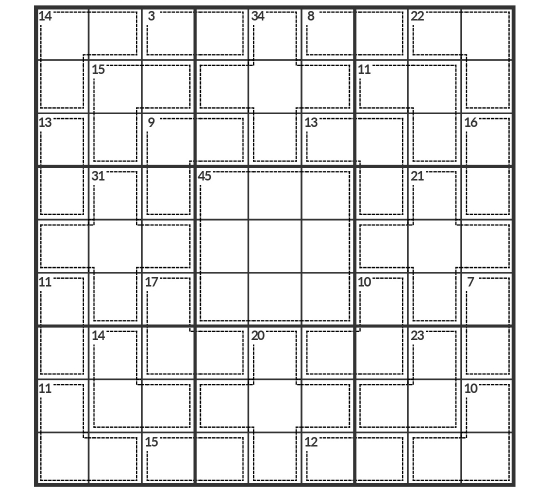
#> input picture test.jpg, 1098 x 1001 px (shown at 1/2 size)
$ python bitcheck_dump.py ../../test.jpg
#> lines starting #> are read from the running program, lines starting #| are printed output that depends on the picture; after the words box and inside, x2 and y2 are one past the last pixel; in counts of white or black regions, pixels touching at a corner belong together
#> (reads killer_sudoku/data/num_recogniser.npz from the repository)
### killer_sudoku/image/grid_location.py
"""Grid location functions for killer sudoku puzzle images.

Uses contour detection to locate the 9x9 sudoku grid in a photograph,
returning the four corner points for perspective transform.
"""

import logging
from pathlib import Path
from typing import Any

import cv2
import numpy as np
import numpy.typing as npt

from killer_sudoku.image.config import GridLocationConfig

_log = logging.getLogger(__name__)


def get_gry_img(
    f: Path,
    resolution: int,
) -> tuple[npt.NDArray[np.uint8], npt.NDArray[np.uint8]]:
    """Read a puzzle image file and prepare it for grid detection.

    Scales the image up until it meets the minimum resolution, then adds a
    black border to ensure contours near image edges are fully enclosed.

    Args:
        f: Path to the image file.
        resolution: Minimum pixel dimension required (9 * subres).

    Returns:
        (gry, img) — grayscale image and original BGR image with black border.
    """
#> called with resolution = 1152
    raw = cv2.imread(str(f))
#> raw is the input picture: shape (1001, 1098, 3); min 0, max 255, mean 228.2
    if raw is None:
        raise FileNotFoundError(f"Could not read image: {f}")
    imga: npt.NDArray[np.uint8] = np.asarray(raw, dtype=np.uint8)
    while imga.shape[0] < resolution or imga.shape[1] < resolution:
        imga = np.asarray(cv2.pyrUp(imga), dtype=np.uint8)
#> this loop made 1 pass
#> pass 1, in get_gry_img, `imga = np.asarray(cv2.pyrUp(imga), dtype=np.uint8)`:
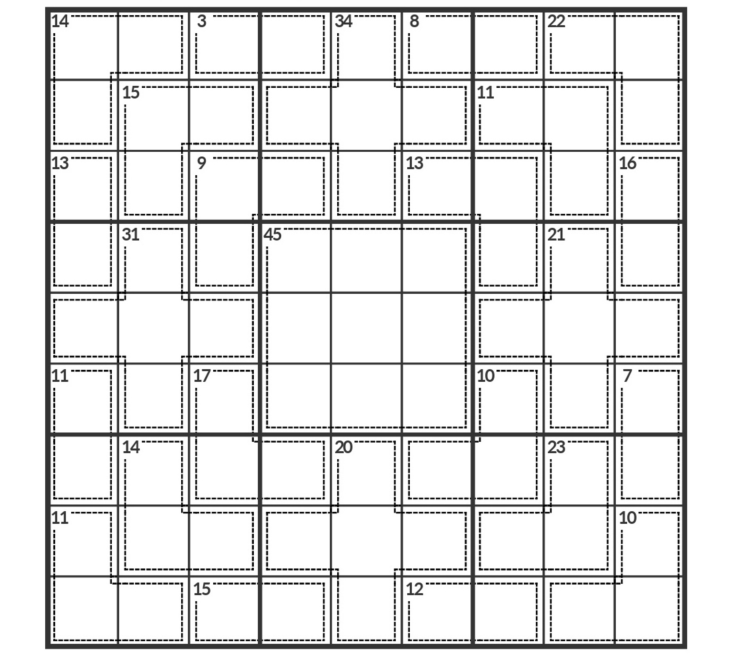
#> imga: shape (2002, 2196, 3) (shown at 1/3 size); min 0, max 255, mean 228.2
    blank = np.zeros((imga.shape[0] + 6, imga.shape[1] + 6, 3), np.uint8)
    img: npt.NDArray[np.uint8] = np.asarray(cv2.bitwise_not(blank), dtype=np.uint8)
#> blank: shape (2008, 2202, 3); every value is 0
    img[3 : 3 + imga.shape[0], 3 : imga.shape[1] + 3] = imga
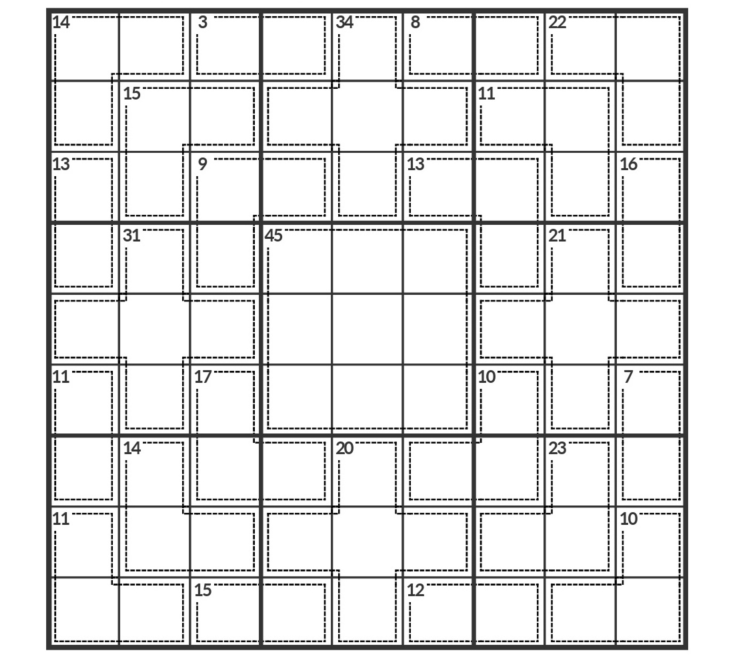
#> img: shape (2008, 2202, 3) (shown at 1/3 size); min 0, max 255, mean 228.4
    gry: npt.NDArray[np.uint8] = np.asarray(
        cv2.cvtColor(img, cv2.COLOR_BGR2GRAY), dtype=np.uint8
    )
    return gry, img


def _contour_quad(
    blk: npt.NDArray[np.uint8],
    min_aspect: float = 0.5,
) -> npt.NDArray[np.float32] | None:
    """Find the grid rectangle via contour detection.

    Finds all external contours in the binary image, then scans the largest
    ones for a quadrilateral with approximately square aspect ratio.  The
    outer border of the grid is a thick continuous rectangle and is typically
    the largest connected dark region in the image.

    Corner ordering follows cv2.getPerspectiveTransform convention:
    rect[0]=TL, rect[1]=TR, rect[2]=BR, rect[3]=BL.  Corners are sorted by
    the sum (x+y) and difference (y-x) of their coordinates:
    TL has the smallest sum, BR the largest, TR the smallest difference,
    and BL the largest difference.

    Returns None when no suitable quadrilateral is found (e.g. the outer
    border has gaps, or a large non-grid dark region dominates the image).

    Args:
        blk: Binary image (255 = dark/candidate pixels, 0 = background).
        min_aspect: Minimum short-side / long-side ratio to accept as valid.

    Returns:
        (4, 2) float32 corner array [TL, TR, BR, BL], or None if not found.
    """
    contours_raw: Any
    contours_raw, _ = cv2.findContours(blk, cv2.RETR_EXTERNAL, cv2.CHAIN_APPROX_SIMPLE)
    contours: list[Any] = sorted(contours_raw, key=cv2.contourArea, reverse=True)
    for c in contours[:10]:
        peri = cv2.arcLength(c, True)
        approx: Any = cv2.approxPolyDP(c, 0.02 * peri, True)
        if len(approx) != 4:
            continue
        pts: npt.NDArray[np.float32] = np.asarray(approx, dtype=np.float32).reshape(
            4, 2
        )
        s = pts.sum(axis=1)
        d = np.diff(pts, axis=1).ravel()  # y - x per point
        rect = np.zeros((4, 2), dtype=np.float32)
        rect[0] = pts[int(np.argmin(s))]  # TL: smallest x+y
        rect[1] = pts[int(np.argmin(d))]  # TR: smallest y-x (= largest x-y)
        rect[2] = pts[int(np.argmax(s))]  # BR: largest x+y
        rect[3] = pts[int(np.argmax(d))]  # BL: largest y-x
        w = float(np.linalg.norm(rect[1] - rect[0]))
        h = float(np.linalg.norm(rect[3] - rect[0]))
        if max(w, h) > 0 and min(w, h) / max(w, h) >= min_aspect:
            return rect
    return None


def locate_grid(
    gry: npt.NDArray[np.uint8],
    config: GridLocationConfig,
) -> tuple[npt.NDArray[np.uint8], npt.NDArray[np.float32]]:
    """Locate the sudoku grid in a grayscale image via contour detection.

    Thresholds the image and finds the largest quadrilateral contour.
    The outer border of the grid is a thick continuous rectangle and is
    reliably the largest connected dark region in the image, even when
    the grid occupies only a portion of the frame (e.g. portrait images
    where the puzzle sits in the upper half of the newspaper page).

    Returns (blk, rect) where blk is the thresholded binary image and rect is
    a (4, 2) float32 array of corner coordinates in the source image ordered
    [TL, TR, BR, BL] for use with cv2.getPerspectiveTransform.

    Args:
        gry: Grayscale source image.
        config: Grid location parameters.

    Raises:
        AssertionError: if the contour strategy cannot locate a quadrilateral.
    """
    blk_detect = np.reshape(np.ravel(gry), (-1, 1))
    counts: npt.NDArray[np.intp]
    bins: npt.NDArray[np.float64]
    counts, bins = np.histogram(blk_detect, bins=range(0, 257, 16))
#> counts = [23764, 28683, 26147, 243404, 86543, 19490, 28944, 33510, 33628, 53457, 25152, 46228, 29626, 40287, 108446, 3594307]; bins = 17 values from 0 to 256

    # Walk histogram bins from the bright end, stopping when count rises,
    # to identify the darkest significant tone (the grid lines).
    cm = int(np.sum(counts))
#> cm = 4421616
    isblack = 256
    for c, b in zip(reversed(counts.tolist()), reversed(bins.tolist()), strict=False):
        if c < cm:
            cm = c
            isblack = int(b)
        else:
            break
#> this loop made 5 passes
#> (c, b, cm, isblack) on passes 1 to 4: (3594307, 256, 3594307, 256), (108446, 240, 108446, 240), (40287, 224, 40287, 224), (29626, 208, 29626, 208)
#> after the loop, cm = 29626; isblack = 208
    isblack -= config.isblack_offset
#> isblack = 152

    blk: npt.NDArray[np.uint8] = np.asarray(
        cv2.inRange(np.asarray(gry), np.array([0]), np.array([isblack])), dtype=np.uint8
    )
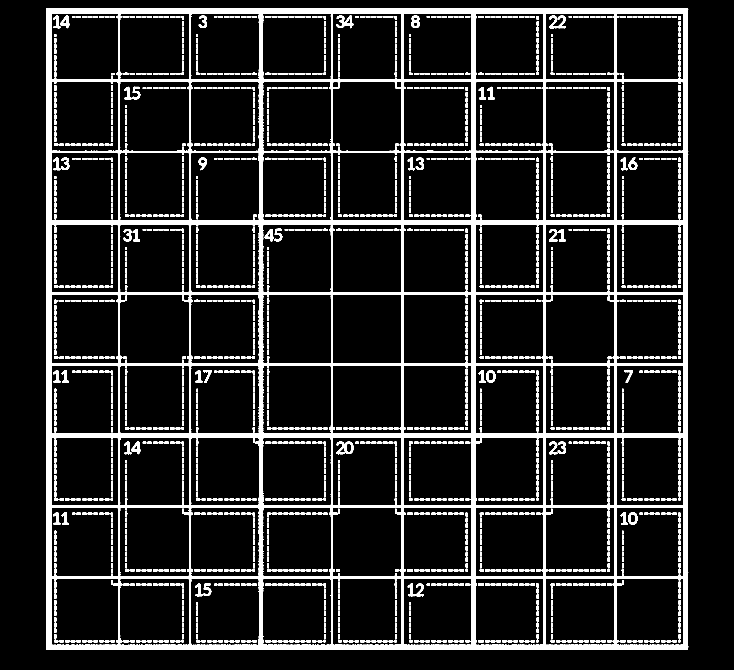
#> blk: shape (2008, 2202) (shown at 1/3 size); 12.1% white; 2048 white regions

    rect = _contour_quad(blk)
#> in _contour_quad, `contours_raw, _ = cv2.findContours(blk, cv2.RETR_EXTERNAL, cv2.CHAIN_A..`: contours_raw = 1 contour; box (x1, y1, x2, y2) and area: (138, 24, 2065, 1950) 3703715
#> in _contour_quad, `contours: list[Any] = sorted(contours_raw, key=cv2.contourArea, revers..`: contours has the same summary as contours_raw
#> the loop in _contour_quad, `for c in contours[:10]:` made 1 pass
#> (peri, pts, s, d, w, h) on pass 1: (7704.6, [[139, 24], [139, 1949], [2063, 1949], [2063, 24]], [163, 2088, 4012, 2087], [-115, 1810, -114, -2039], 1924, 1925)
#> rect = [[139, 24], [2063, 24], [2063, 1949], [139, 1949]]
    assert rect is not None, "locate_grid: no quadrilateral contour found"
    _log.debug("locate_grid: contour strategy succeeded")
    return blk, rect

### killer_sudoku/image/inp_image.py
"""Killer sudoku puzzle image parser.

PicInfo stores the extracted puzzle data (grid corners, border arrays, cage totals).
InpImage reads a puzzle image file, runs the grid location and border/number
detection pipeline, and populates a PicInfo.
"""

import dataclasses
import logging
import pickle as pk
from importlib.resources import files
from pathlib import Path
from typing import Any, Literal

import cv2
import numpy as np
import numpy.typing as npt

from killer_sudoku.image.border_clustering import (
    BoundaryKind,
    boundary_kind,
    cluster_borders,
)
from killer_sudoku.image.cell_scan import (
    detect_puzzle_type,
    detect_rotation,
    scan_cells,
)
from killer_sudoku.image.config import ImagePipelineConfig
from killer_sudoku.image.grid_location import get_gry_img, locate_grid
from killer_sudoku.image.number_recognition import (
    CayenneNumber,
    NumberSource,
    contour_hier,
    get_num_contours,
    load_number_recogniser_stream,
    read_classic_digits,
    split_num,
)
from killer_sudoku.image.validation import validate_cage_layout
from killer_sudoku.solver.grid import ProcessingError
from killer_sudoku.solver.puzzle_spec import PuzzleSpec

_log = logging.getLogger(__name__)


@dataclasses.dataclass
class PicInfo:
    """Extracted puzzle data from a single image.

    Attributes:
        grid: Four corner points (4, 2) float32 for perspective transform.
        border_x: (9, 8) bool array representing horizontal inter-cell borders.
        border_y: (8, 9) bool array representing vertical inter-cell borders.
        cage_totals: (9, 9) int array of cage total per cell (0 = not a cage head).
        brdrs: (9, 9, 4) bool array of [up, right, down, left] border flags per cell.
    """

    grid: npt.NDArray[np.float32] = dataclasses.field(
        default_factory=lambda: np.zeros((4, 2), np.float32)
    )
    border_x: npt.NDArray[np.bool_] = dataclasses.field(
        default_factory=lambda: np.zeros((9, 8), bool)
    )
    border_y: npt.NDArray[np.bool_] = dataclasses.field(
        default_factory=lambda: np.zeros((8, 9), bool)
    )
    cage_totals: npt.NDArray[np.intp] = dataclasses.field(
        default_factory=lambda: np.zeros((9, 9), dtype=np.intp)
    )
    brdrs: npt.NDArray[np.bool_] = dataclasses.field(
        default_factory=lambda: np.full((9, 9, 4), True, dtype=bool)
    )


class InpImage:
    """Parses a killer sudoku puzzle image into structured cage data.

    Dependencies (num_recogniser) are passed explicitly, enabling lazy
    initialisation and clean testability.  Use the static factory method
    make_num_recogniser for production use.

    Border detection uses the format-agnostic anchored-clustering pipeline
    (Stages 3 + 4) exclusively — no trained border model is required.

    No module-level side effects: model loading is deferred to the factory method.
    """

    def __init__(
        self,
        filepath: Path,
        config: ImagePipelineConfig,
        num_recogniser: NumberSource,
    ) -> None:
        """Parse a puzzle image file and populate self.info with extracted data.

        Checks for a cached .jpk file alongside the image; if found and rework
        is False, loads from cache. Otherwise runs the full pipeline: grid
        location, border identification, and number recognition.

        Validation errors (invalid cage layout, digit extraction failures) are
        stored in self.spec_error rather than raised; callers must check
        self.spec_error is None before using self.spec.

        Args:
            filepath: Path to the puzzle image file.
            config: Pipeline configuration (resolution, thresholds).
            num_recogniser: Trained digit classifier.

        Raises:
            AssertionError: if grid lines or intersections cannot be found
                (no useful data has been extracted).
        """
        resolution = config.resolution
        subres = config.subres

        gry, img = get_gry_img(filepath, resolution)
        self.gry: npt.NDArray[np.uint8] = gry
        self.img: npt.NDArray[np.uint8] = img
        # Diagnostic attributes — overwritten with live values in the killer path;
        # default to 0/False when loaded from cache or when the classic path is taken.
        self.ink_density: float = 0.0
        self.fallback_used: bool = False
        self.total_sum: int = 0
        self.connectivity_score: int = 0

        jpk = filepath.with_suffix(".jpk")
        if not config.rework and jpk.exists():
            self.info: PicInfo = InpImage.load_cached(jpk)
            dst_size_cached = np.array(
                [
                    [0, 0],
                    [resolution - 1, 0],
                    [resolution - 1, resolution - 1],
                    [0, resolution - 1],
                ],
                dtype=np.float32,
            )
            m_cached: npt.NDArray[np.float64] = np.asarray(
                cv2.getPerspectiveTransform(self.info.grid, dst_size_cached),
                dtype=np.float64,
            )
            self.warped_img: npt.NDArray[np.uint8] = np.asarray(
                cv2.warpPerspective(
                    img, m_cached, (resolution, resolution), flags=cv2.INTER_LINEAR
                ),
                dtype=np.uint8,
            )
            self.spec: PuzzleSpec | None = None
            self.spec_error: str | None = None
            try:
                self.spec = validate_cage_layout(
                    self.info.cage_totals, self.info.border_x, self.info.border_y
                )
            except (ValueError, ProcessingError) as exc:
                self.spec_error = str(exc)
            # Cached data is always killer (classic puzzles are not cached).
            self.puzzle_type: Literal["killer", "classic"] = "killer"
            self.given_digits: npt.NDArray[np.intp] | None = None
            # The cached path never recomputes the binary threshold used to find
            # digit contours (only the final cage_totals are cached) -- no crop
            # rects can be recovered here, only the loaded labels.
            self.warped_blk: npt.NDArray[np.uint8] | None = None
            return

        self.info = PicInfo()

        blk, self.info.grid = locate_grid(gry, config.grid_location)

        dst_size = np.array(
            [
                [0, 0],
                [resolution - 1, 0],
                [resolution - 1, resolution - 1],
                [0, resolution - 1],
            ],
            dtype=np.float32,
        )
        m: npt.NDArray[np.float64] = np.asarray(
            cv2.getPerspectiveTransform(self.info.grid, dst_size), dtype=np.float64
        )

        warped_blk: npt.NDArray[np.uint8] = np.asarray(
            cv2.warpPerspective(
                blk, m, (resolution, resolution), flags=cv2.INTER_LINEAR
            ),
            dtype=np.uint8,
        )
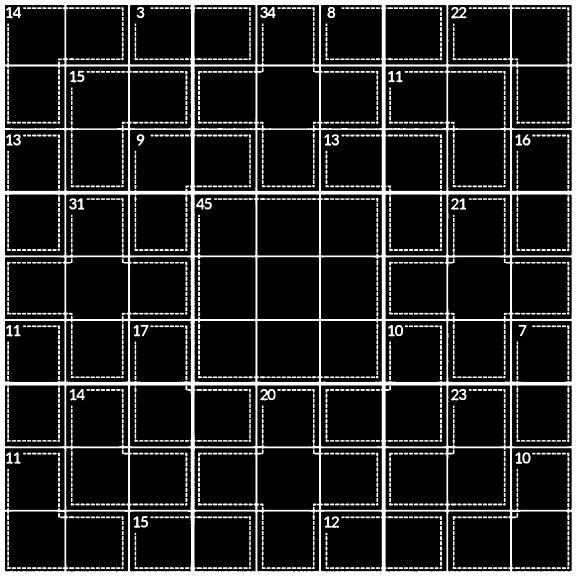
#> warped_blk: shape (1152, 1152) (shown at 1/2 size); min 0, max 255, mean 36.9
        warped_gry: npt.NDArray[np.uint8] = np.asarray(
            cv2.warpPerspective(
                gry, m, (resolution, resolution), flags=cv2.INTER_LINEAR
            ),
            dtype=np.uint8,
        )
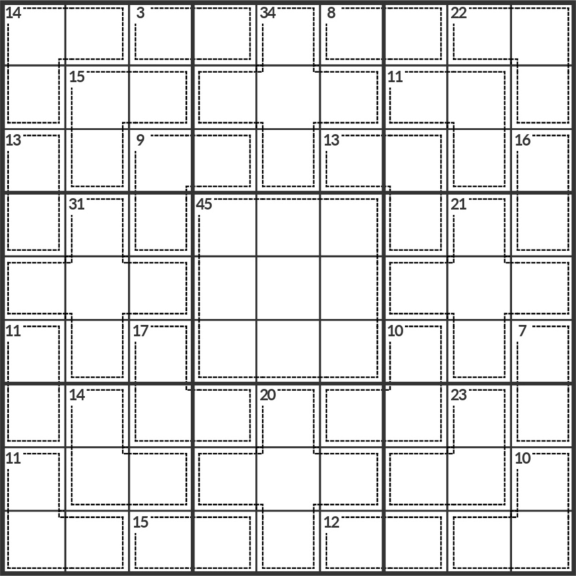
#> warped_gry: shape (1152, 1152) (shown at 1/2 size); min 0, max 255, mean 223.4
        self.warped_img = np.asarray(
            cv2.warpPerspective(
                img, m, (resolution, resolution), flags=cv2.INTER_LINEAR
            ),
            dtype=np.uint8,
        )
#> (the rest of the program and of its run is left out)
